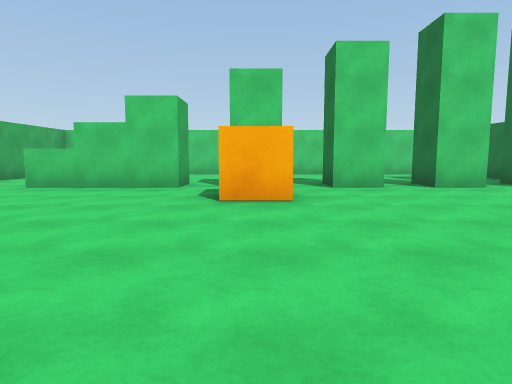
view 1 (above)

13 first-person views from a walk through a scene from a Unity 3-D project. The camera is 1.2 m above the floor, tilts 6° down and sees 75° across. The floor is counted in squares, 2 m on a side. Each view is taken from the middle of a square. On the plan, view 1 faces up. The plan holds only what a view shows up to about 10 squares ahead; the rest is blank.

view 2
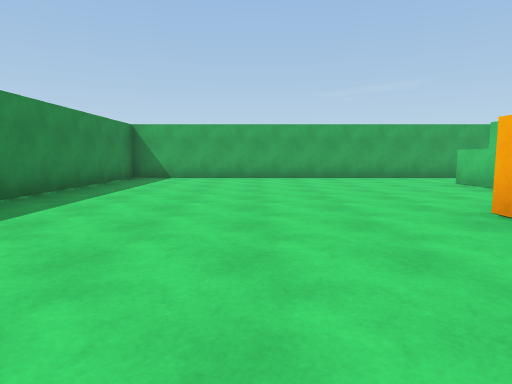

view 3
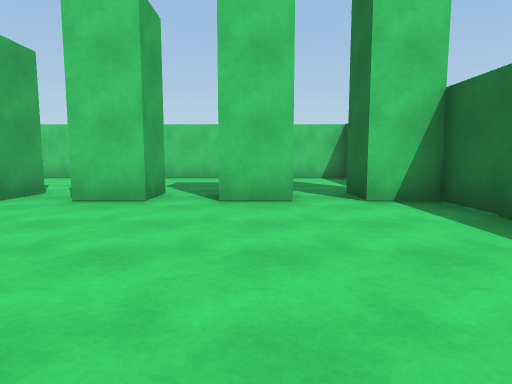

view 4
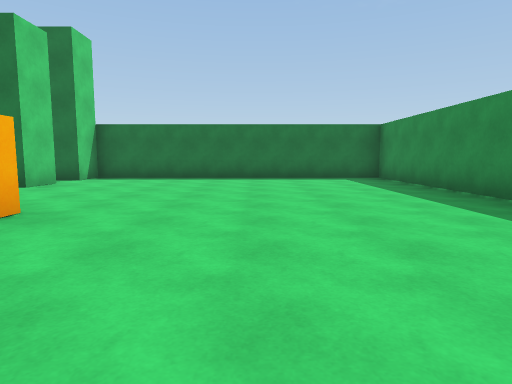

view 5
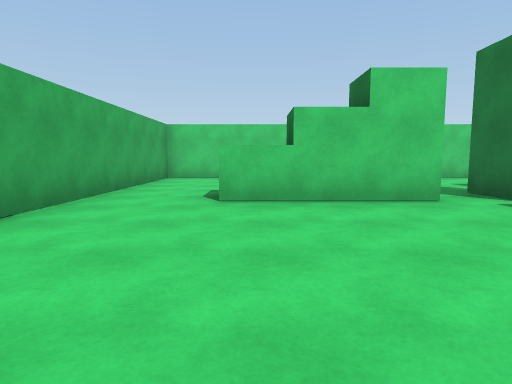

view 6
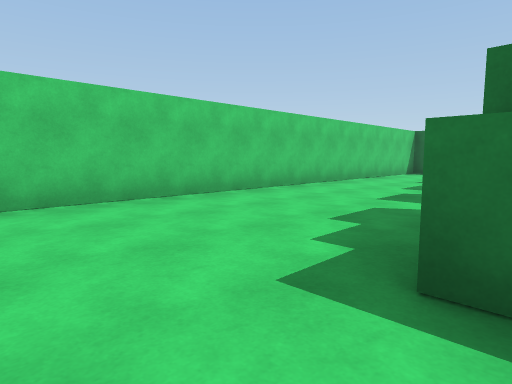

view 7
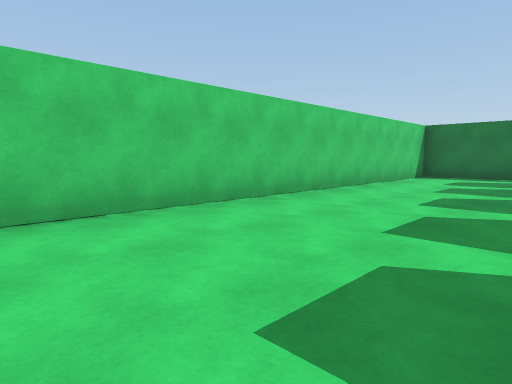

view 8
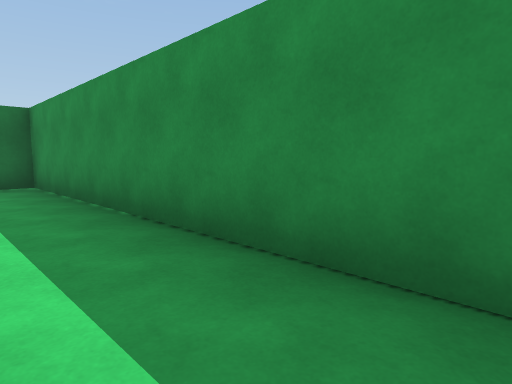

view 9
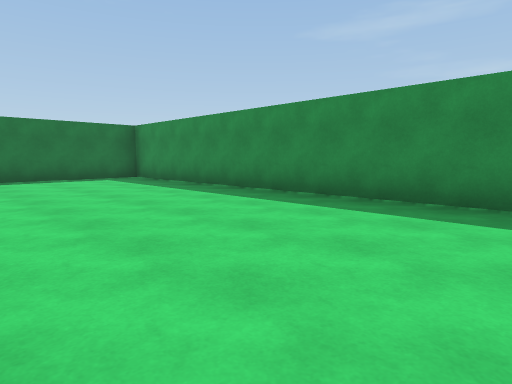

view 10
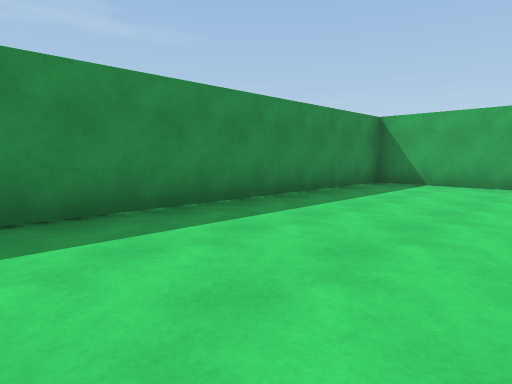

view 11
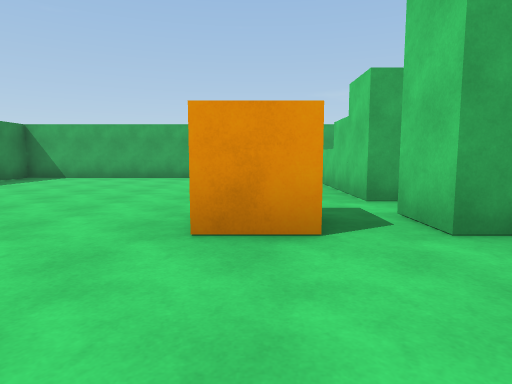

view 12
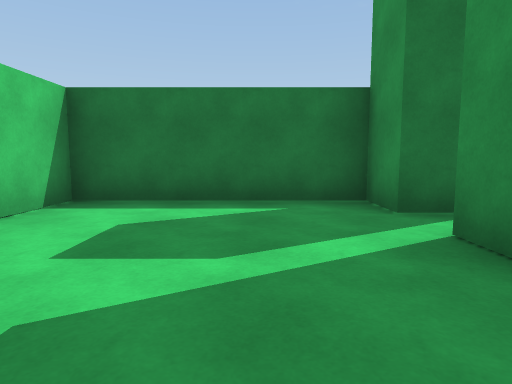

view 13
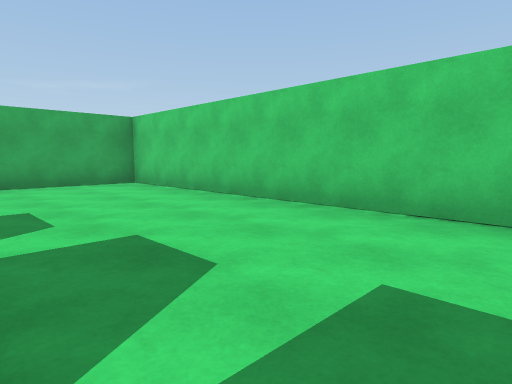

### Floor plan
Points are (right, up) in squares from view 1. A wall is a line through its corners. A room is listed if a view was taken in it or the views show most of it. See-through windows are left out.
Room 1 (views 1, 2, 3, 4, 5, 6, 7, 8, 9, 10, 11, 12, 13)
walls: (2.5, 7.5) (2.5, 6.5) (1.5, 6.5) (1.5, 7.5); (3.9, 7.5) (4.5, 7.5); (4.6, 6.5) (3.5, 6.5) (3.5, 7.5); (5.5, 6.5) (5.5, 7.5) (6.5, 7.5) (6.5, 11.5) (-6.5, 11.5) (-6.5, -1.5) (6.5, -1.5) (6.5, 6.5) (5.5, 6.5)
objects: block (-4, 7); block (-3, 7); block (-2, 7); cube (0, 5); block (0, 7)

Where each view was taken, in squares from view 1:
view 1: 0 up, 0 right, facing up
view 2: 2 up, 3 right, facing left
view 3: 2 up, 4 right, facing up
view 4: 2 up, 3 left, facing right
view 5: 2 up, 4 left, facing up
view 6: 7 up, 6 left, facing up-right
view 7: 8 up, 4 left, facing up-right
view 8: 0 up, 1 left, facing down-right
view 9: 3 up, 3 left, facing down-right
view 10: 2 up, 1 right, facing down-left
view 11: 5 up, 3 right, facing left
view 12: 9 up, 2 right, facing right
view 13: 8 up, 1 right, facing up-left
